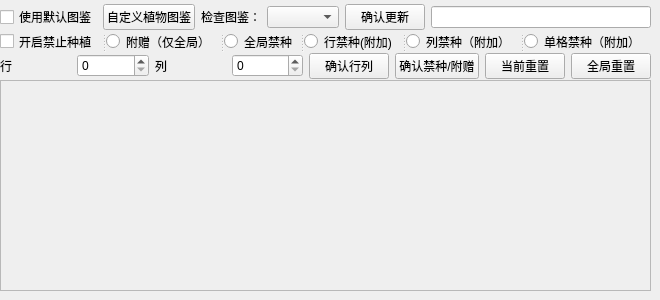
      <widget class="QWidget" name="tab_4">
       <attribute name="title">
        <string>种植准备</string>
       </attribute>
       <widget class="QScrollArea" name="scrollArea">
        <property name="geometry">
         <rect>
          <x>0</x>
          <y>80</y>
          <width>651</width>
          <height>211</height>
         </rect>
        </property>
        <property name="widgetResizable">
         <bool>true</bool>
        </property>
        <widget class="QWidget" name="scrollAreaWidgetContents">
         <property name="geometry">
          <rect>
           <x>0</x>
           <y>0</y>
           <width>649</width>
           <height>209</height>
          </rect>
         </property>
         <widget class="QWidget" name="gridLayoutWidget">
          <property name="geometry">
           <rect>
            <x>0</x>
            <y>0</y>
            <width>721</width>
            <height>211</height>
           </rect>
          </property>
          <layout class="QGridLayout" name="forbidgridlayout"/>
         </widget>
        </widget>
       </widget>
       <widget class="QWidget" name="layoutWidget">
        <property name="geometry">
         <rect>
          <x>0</x>
          <y>50</y>
          <width>651</width>
          <height>32</height>
         </rect>
        </property>
        <layout class="QHBoxLayout" name="horizontalLayout_7">
         <property name="sizeConstraint">
          <enum>QLayout::SetDefaultConstraint</enum>
         </property>
         <item>
          <widget class="QLabel" name="label_2">
           <property name="text">
            <string>行</string>
           </property>
          </widget>
         </item>
         <item>
          <widget class="QSpinBox" name="rownum">
           <property name="maximum">
            <number>6</number>
           </property>
          </widget>
         </item>
         <item>
          <widget class="QLabel" name="label_3">
           <property name="text">
            <string>列</string>
           </property>
          </widget>
         </item>
         <item>
          <widget class="QSpinBox" name="colnum">
           <property name="maximum">
            <number>10</number>
           </property>
          </widget>
         </item>
         <item>
          <widget class="QPushButton" name="surerowcol">
           <property name="text">
            <string>确认行列</string>
           </property>
          </widget>
         </item>
         <item>
          <widget class="QPushButton" name="sureforbid">
           <property name="text">
            <string>确认禁种/附赠</string>
           </property>
          </widget>
         </item>
         <item>
          <widget class="QPushButton" name="currentreset">
           <property name="text">
            <string>当前重置</string>
           </property>
          </widget>
         </item>
         <item>
          <widget class="QPushButton" name="globalreset">
           <property name="text">
            <string>全局重置</string>
           </property>
          </widget>
         </item>
        </layout>
       </widget>
       <widget class="QWidget" name="layoutWidget">
        <property name="geometry">
         <rect>
          <x>0</x>
          <y>1</y>
          <width>651</width>
          <height>32</height>
         </rect>
        </property>
        <layout class="QHBoxLayout" name="horizontalLayout_8">
         <item>
          <widget class="QCheckBox" name="isdefaultplantbook">
           <property name="font">
            <font>
             <pointsize>9</pointsize>
            </font>
           </property>
           <property name="text">
            <string>使用默认图鉴</string>
           </property>
          </widget>
         </item>
         <item>
          <widget class="QPushButton" name="updateplantbook">
           <property name="font">
            <font>
             <pointsize>9</pointsize>
            </font>
           </property>
           <property name="text">
            <string>自定义植物图鉴</string>
           </property>
          </widget>
         </item>
         <item>
          <widget class="QLabel" name="label">
           <property name="font">
            <font>
             <pointsize>9</pointsize>
            </font>
           </property>
           <property name="text">
            <string>检查图鉴：</string>
           </property>
          </widget>
         </item>
         <item>
          <widget class="QComboBox" name="currentplantbookshow">
           <property name="font">
            <font>
             <pointsize>9</pointsize>
            </font>
           </property>
          </widget>
         </item>
         <item>
          <widget class="QPushButton" name="sureupdateplantbook">
           <property name="font">
            <font>
             <pointsize>9</pointsize>
            </font>
           </property>
           <property name="text">
            <string>确认更新</string>
           </property>
          </widget>
         </item>
         <item>
          <widget class="QLineEdit" name="plantbookinfo"/>
         </item>
        </layout>
       </widget>
       <widget class="QSplitter" name="splitter_22">
        <property name="geometry">
         <rect>
          <x>0</x>
          <y>30</y>
          <width>651</width>
          <height>23</height>
         </rect>
        </property>
        <property name="orientation">
         <enum>Qt::Horizontal</enum>
        </property>
        <widget class="QCheckBox" name="startforbidplace">
         <property name="text">
          <string>开启禁止种植</string>
         </property>
        </widget>
        <widget class="QRadioButton" name="radioButton">
         <property name="text">
          <string>附赠（仅全局）</string>
         </property>
        </widget>
        <widget class="QRadioButton" name="globalforbid">
         <property name="text">
          <string>全局禁种</string>
         </property>
        </widget>
        <widget class="QRadioButton" name="rowforbid">
         <property name="text">
          <string>行禁种(附加)</string>
         </property>
        </widget>
        <widget class="QRadioButton" name="colforbid">
         <property name="text">
          <string>列禁种（附加）</string>
         </property>
        </widget>
        <widget class="QRadioButton" name="singleforbid">
         <property name="text">
          <string>单格禁种（附加）</string>
         </property>
        </widget>
       </widget>
      </widget>
